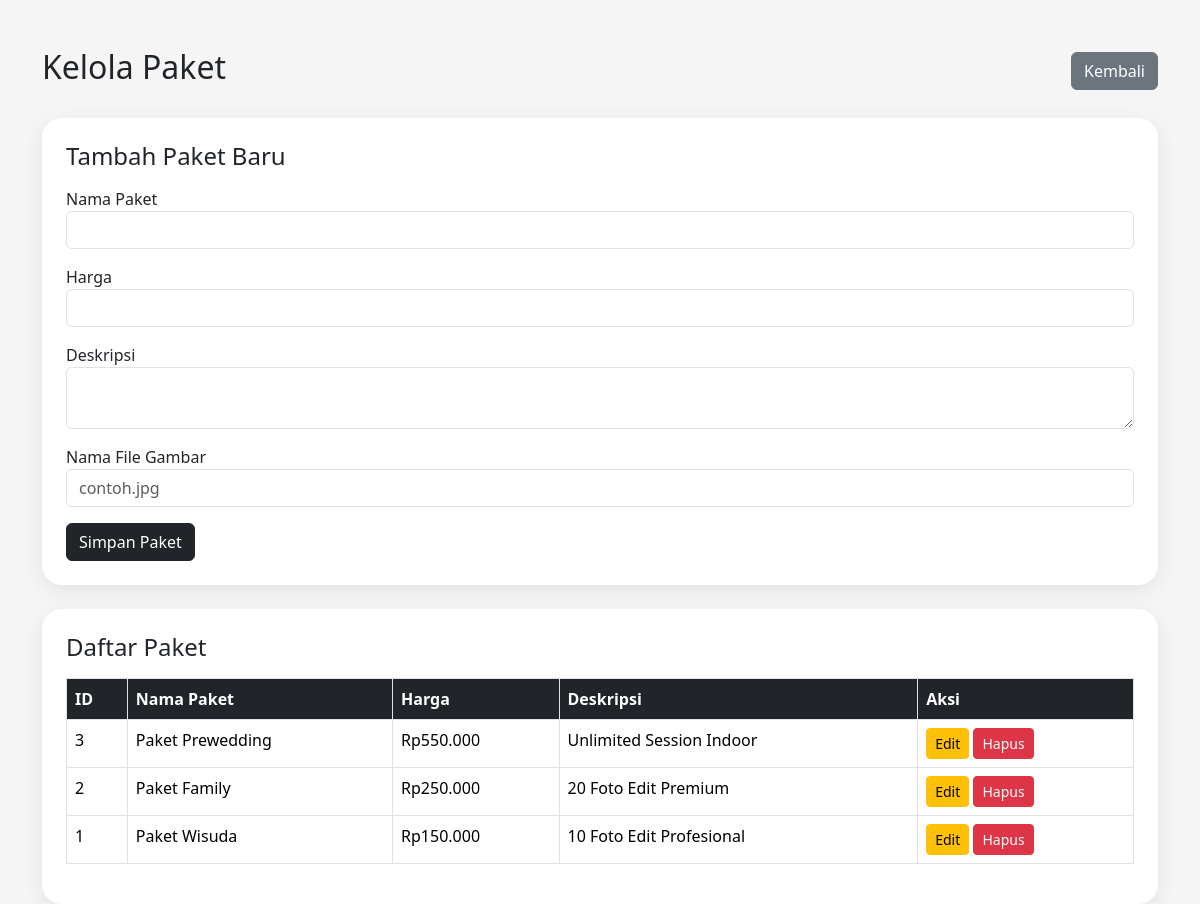
The app's page /admin/paket.php (signed in) with its own data.
### tables this page shows
CREATE TABLE `paket` (
  `id` int(11) NOT NULL,
  `nama_paket` varchar(100) NOT NULL,
  `harga` varchar(100) NOT NULL,
  `deskripsi` text NOT NULL,
  `gambar` varchar(255) NOT NULL
);

### admin/paket.php (the view, shortened to what this page needs)
<?php
include '../koneksi.php';
?>
<!DOCTYPE html>
<html lang="id">
<head>
<link href="https://cdn.jsdelivr.net/npm/bootstrap@5.3.3/dist/css/bootstrap.min.css" rel="stylesheet">
</head>
<body>
<div class="container mt-5">
    <div class="d-flex justify-content-between align-items-center mb-4">
        <h2>Kelola Paket</h2>
        <a href="dashboard.php" class="btn btn-secondary">
            Kembali
        </a>
    </div>
    <div class="card card-custom p-4 mb-4">
        <h4 class="mb-3">
            Tambah Paket Baru
        </h4>
        <form method="POST">
            <div class="mb-3">
                <label>Nama Paket</label>
                <input
                    type="text"
                    name="nama_paket"
                    class="form-control"
                    required>
            </div>
            <div class="mb-3">
                <label>Harga</label>
                <input
                    type="text"
                    name="harga"
                    class="form-control"
                    required>
            </div>
            <div class="mb-3">
                <label>Deskripsi</label>
                <textarea
                    name="deskripsi"
                    class="form-control"
                    required></textarea>
            </div>
            <div class="mb-3">
                <label>Nama File Gambar</label>
                <input
                    type="text"
                    name="gambar"
                    class="form-control"
                    placeholder="contoh.jpg"
                    required>
            </div>
            <button
                type="submit"
                name="tambah"
                class="btn btn-dark">
                Simpan Paket
            </button>
        </form>
    </div>
    <div class="card card-custom p-4">
        <h4 class="mb-3">
            Daftar Paket
        </h4>
        <table class="table table-bordered table-hover">
            <thead>
                <tr>
                    <th>ID</th>
                    <th>Nama Paket</th>
                    <th>Harga</th>
                    <th>Deskripsi</th>
                    <th>Aksi</th>
                </tr>
            </thead>
            <tbody>
            <?php
            $data = mysqli_query(
                $conn,
                "SELECT * FROM paket ORDER BY id DESC"
            );
            while($d = mysqli_fetch_array($data)){
            ?>
            <tr>
                <td><?php echo $d['id']; ?></td>
                <td><?php echo $d['nama_paket']; ?></td>
                <td><?php echo $d['harga']; ?></td>
                <td><?php echo $d['deskripsi']; ?></td>
                <td>
                    <a
                        href="edit_paket.php?id=<?php echo $d['id']; ?>"
                        class="btn btn-warning btn-sm">
                        Edit
                    </a>
                    <a
                        href="?hapus=<?php echo $d['id']; ?>"
                        class="btn btn-danger btn-sm"
                        onclick="return confirm('Yakin ingin menghapus paket ini?')">
                        Hapus
                    </a>
                </td>
            </tr>
            <?php } ?>
            </tbody>
        </table>
    </div>
</div>
</body>
</html>

### admin/paket.php (style rules this page uses)
body { background:#f5f5f5; }
.card-custom { border:none; border-radius:20px; box-shadow:0 5px 20px rgba(0,0,0,0.08); }
.table th { background:#212529; color:white; }

### records on screen
paket: id "3", nama_paket "Paket Prewedding", harga "Rp550.000", deskripsi "Unlimited Session Indoor"
paket: id "2", nama_paket "Paket Family", harga "Rp250.000", deskripsi "20 Foto Edit Premium"
paket: id "1", nama_paket "Paket Wisuda", harga "Rp150.000", deskripsi "10 Foto Edit Profesional"
